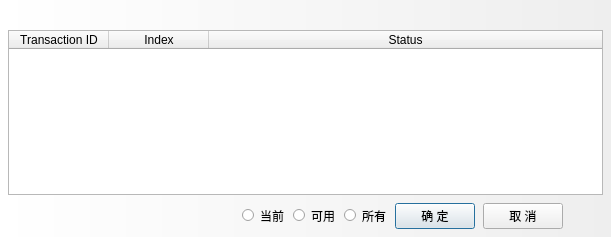
<?xml version="1.0" encoding="UTF-8"?>
<ui version="4.0">
 <class>FindCollateralTxDlg</class>
 <widget class="QDialog" name="FindCollateralTxDlg">
  <property name="geometry">
   <rect>
    <x>0</x>
    <y>0</y>
    <width>611</width>
    <height>237</height>
   </rect>
  </property>
  <property name="windowTitle">
   <string>Dialog</string>
  </property>
  <property name="styleSheet">
   <string notr="true">QDialog#FindCollateralTxDlg{
background:qlineargradient(spread:pad,x1:0,y1:0,x2:1,y2:0,stop:0 #FFFFFF,stop:1 #EEEEEE);
}
 
QRadioButton::indicator { 
    width: 12px;
    height: 12px
}
 
QRadioButton::indicator:checked { 
	image: url(:/images/radiobox_checked.png);
}
 
QRadioButton::indicator:unchecked {
	image: url(:/images/radiobox_normal.png);
}
 
QRadioButton::indicator:unchecked:hover { 
	image: url(:/images/radiobox_hot.png);
}</string>
  </property>
  <property name="modal">
   <bool>true</bool>
  </property>
  <layout class="QVBoxLayout" name="verticalLayout">
   <property name="spacing">
    <number>8</number>
   </property>
   <property name="leftMargin">
    <number>8</number>
   </property>
   <property name="topMargin">
    <number>8</number>
   </property>
   <property name="rightMargin">
    <number>8</number>
   </property>
   <property name="bottomMargin">
    <number>8</number>
   </property>
   <item>
    <widget class="QLabel" name="lblMessage">
     <property name="text">
      <string/>
     </property>
     <property name="wordWrap">
      <bool>true</bool>
     </property>
    </widget>
   </item>
   <item>
    <widget class="QTableWidget" name="tableWidget">
     <property name="styleSheet">
      <string notr="true"/>
     </property>
     <property name="sizeAdjustPolicy">
      <enum>QAbstractScrollArea::AdjustToContentsOnFirstShow</enum>
     </property>
     <property name="selectionMode">
      <enum>QAbstractItemView::SingleSelection</enum>
     </property>
     <property name="selectionBehavior">
      <enum>QAbstractItemView::SelectRows</enum>
     </property>
     <property name="showGrid">
      <bool>true</bool>
     </property>
     <property name="sortingEnabled">
      <bool>false</bool>
     </property>
     <attribute name="horizontalHeaderShowSortIndicator" stdset="0">
      <bool>false</bool>
     </attribute>
     <attribute name="horizontalHeaderStretchLastSection">
      <bool>true</bool>
     </attribute>
     <attribute name="verticalHeaderCascadingSectionResizes">
      <bool>false</bool>
     </attribute>
     <column>
      <property name="text">
       <string>Transaction ID</string>
      </property>
     </column>
     <column>
      <property name="text">
       <string>Index</string>
      </property>
     </column>
     <column>
      <property name="text">
       <string>Status</string>
      </property>
     </column>
    </widget>
   </item>
   <item>
    <layout class="QHBoxLayout" name="horizontalLayout">
     <item>
      <spacer name="horizontalSpacer">
       <property name="orientation">
        <enum>Qt::Horizontal</enum>
       </property>
       <property name="sizeHint" stdset="0">
        <size>
         <width>40</width>
         <height>20</height>
        </size>
       </property>
      </spacer>
     </item>
     <item>
      <widget class="QRadioButton" name="rdbFixed">
       <property name="text">
        <string>当前</string>
       </property>
      </widget>
     </item>
     <item>
      <widget class="QRadioButton" name="rdbUnused">
       <property name="text">
        <string>可用</string>
       </property>
      </widget>
     </item>
     <item>
      <widget class="QRadioButton" name="rdbUsed">
       <property name="text">
        <string>所有</string>
       </property>
      </widget>
     </item>
     <item>
      <widget class="QPushButton" name="btnSubmit">
       <property name="text">
        <string> 确 定 </string>
       </property>
      </widget>
     </item>
     <item>
      <widget class="QPushButton" name="btnCancle">
       <property name="text">
        <string> 取 消 </string>
       </property>
      </widget>
     </item>
     <item>
      <spacer name="horizontalSpacer_2">
       <property name="orientation">
        <enum>Qt::Horizontal</enum>
       </property>
       <property name="sizeType">
        <enum>QSizePolicy::Fixed</enum>
       </property>
       <property name="sizeHint" stdset="0">
        <size>
         <width>40</width>
         <height>20</height>
        </size>
       </property>
      </spacer>
     </item>
    </layout>
   </item>
  </layout>
 </widget>
 <resources/>
 <connections/>
</ui>
